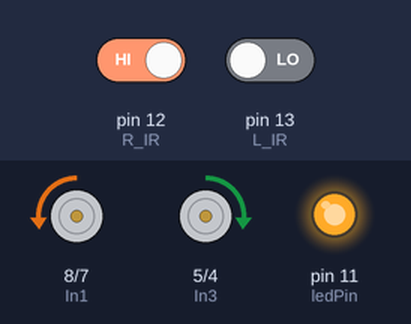
A sketch run on a simulated Arduino Uno, built with avr-gcc and run on an emulated ATmega328P. On the bench: motor-driver pin pairs drawn as motors (green arrow = first pin HIGH = forward, orange = second pin HIGH = backward, longer = more drive, scaled by the enable pin), output pins drawn as LEDs (lit = HIGH). Inputs (shaded band) come from the test bench; at power-on: pin 12 (R_IR) HIGH, pin 13 (L_IR) LOW.

Above: at 1.2 s.
1.3 s: pin 12 (R_IR) driven LOW
At 1.45 s:
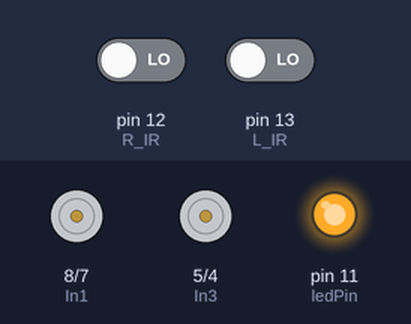
4.3 s: pin 13 (L_IR) driven HIGH
At 4.7 s:
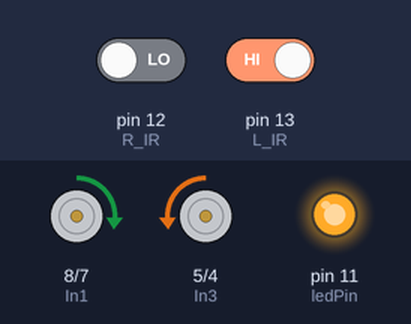
5.8 s: pin 12 (R_IR) driven HIGH
At 6.3 s:
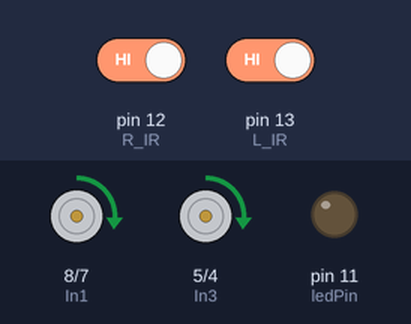
7.3 s: pin 13 (L_IR) driven LOW
At 8.6 s:
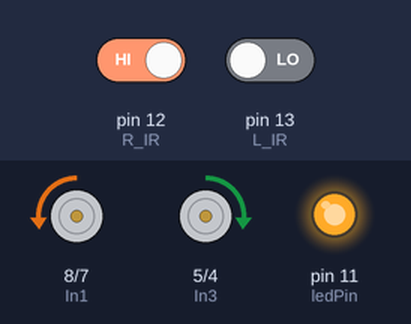
Timing chart, 0 to 9.8 s (numbered marks = the images above; inputs shaded):
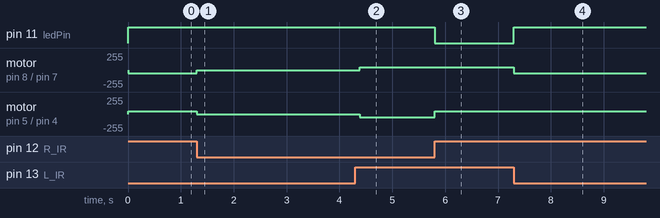

The sketch:

sketch_feb7j.ino
```cpp
// motor driver (digital pins)
int ENA = 9;  // right motor
int In1 = 8;
int In2 = 7;
int ENB = 3;  // left motor
int In3 = 5;
int In4 = 4;

int maxSpeed = 45;  // analog write pin (0 -> 255)

// IR sensors (digital pins)
int L_IR = 13;
int R_IR = 12;

int L_IR_Value;
int R_IR_Value;

int white = 1;
int black = 0;

int ledPin = 11;

void setup() {
  //LED
  pinMode(ledPin, OUTPUT);

  // IR sensors
  pinMode(L_IR, INPUT);
  pinMode(R_IR, INPUT);

  // Motor driver pins
  pinMode(ENA, OUTPUT);
  pinMode(ENB, OUTPUT);
  pinMode(In1, OUTPUT);
  pinMode(In2, OUTPUT);
  pinMode(In3, OUTPUT);
  pinMode(In4, OUTPUT);

  // Set initial motor speed
  analogWrite(ENA, maxSpeed);  // setting the speed (EN pin) to "maxSpeed"
  analogWrite(ENB, maxSpeed);
}

void led(){
  //LED

  // زيادة السطوع تدريجياً
  for (int brightness = 0; brightness <= 255; brightness++) {
    analogWrite(ledPin, brightness);  // ضبط سطوع الـ LED
    delay(3);  // تأخير قليل بين كل خطوة لتوفير تأثير تدريجي
  }

  // تقليل السطوع تدريجياً
  for (int brightness = 255; brightness >= 0; brightness--) {
    analogWrite(ledPin, brightness);  // ضبط سطوع الـ LED
    delay(3);  // تأخير قليل بين كل خطوة لتوفير تأثير تدريجي
  }

}

void forward() {
  digitalWrite(In1, HIGH);
  digitalWrite(In2, LOW);
  digitalWrite(In3, HIGH);
  digitalWrite(In4, LOW);
}

void backward() {
  digitalWrite(In1, LOW);
  digitalWrite(In2, HIGH);
  digitalWrite(In3, LOW);
  digitalWrite(In4, HIGH);
}

void left() {
  digitalWrite(In1, HIGH);
  digitalWrite(In2, LOW);
  digitalWrite(In3, LOW);
  digitalWrite(In4, HIGH);
}

void right() {
  digitalWrite(In1, LOW);
  digitalWrite(In2, HIGH);
  digitalWrite(In3, HIGH);
  digitalWrite(In4, LOW);
}

void stop() {
  digitalWrite(In1, LOW);
  digitalWrite(In2, LOW);
  digitalWrite(In3, LOW);
  digitalWrite(In4, LOW);
}

void loop() {
  // Bang bang control
  L_IR_Value = digitalRead(L_IR);
  R_IR_Value = digitalRead(R_IR);

  if (L_IR_Value == white && R_IR_Value == white) {
    forward();
    digitalWrite(ledPin, LOW);
  } else if (L_IR_Value == black && R_IR_Value == white) {
    right();
    digitalWrite(ledPin, HIGH);
    delay(1);
    //digitalWrite(ledPin, LOW);

  } else if (L_IR_Value == white && R_IR_Value == black) {
    left();
    digitalWrite(ledPin, HIGH);
    //delay(0.5);
    //digitalWrite(ledPin, LOW);
  } else if (L_IR_Value == black && R_IR_Value == black) {
    stop();
    led();
  }
}
```

Measured:
- after the input at 1.3 s, motor on pin 8 (In1) / pin 7 (In2): backward 45/255 → stopped at once; motor on pin 5 (In3) / pin 4 (In4): forward 45/255 → stopped at once
- after the input at 4.3 s, pin 11 (ledPin): stays HIGH (without the input it goes to HIGH after 1.5 s); motor on pin 8 (In1) / pin 7 (In2): stopped → forward 45/255 after 0.08 s; motor on pin 5 (In3) / pin 4 (In4): stopped → backward 45/255 after 0.08 s
- after the input at 5.8 s, pin 11 (ledPin): HIGH → LOW at once; motor on pin 5 (In3) / pin 4 (In4): backward 45/255 → forward 45/255 at once
- after the input at 7.3 s, pin 11 (ledPin): LOW → HIGH at once; motor on pin 8 (In1) / pin 7 (In2): forward 45/255 → backward 45/255 at once
